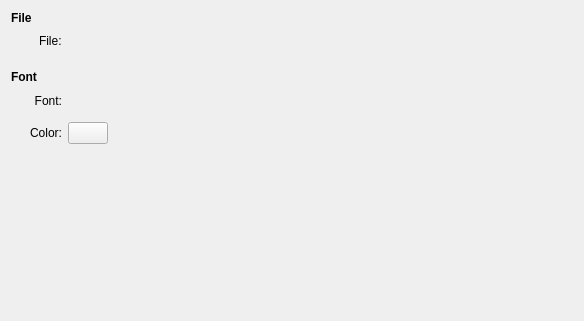
<ui version="4.0" >
 <class>fileWatcherConfig</class>
 <widget class="QWidget" name="fileWatcherConfig" >
  <property name="geometry" >
   <rect>
    <x>0</x>
    <y>0</y>
    <width>584</width>
    <height>321</height>
   </rect>
  </property>
  <property name="windowTitle" >
   <string>Configure File Watcher</string>
  </property>
  <layout class="QGridLayout" name="gridLayout" >
   <item row="0" column="0" colspan="2" >
    <widget class="QLabel" name="label_4" >
     <property name="font" >
      <font>
       <weight>75</weight>
       <bold>true</bold>
      </font>
     </property>
     <property name="text" >
      <string>File</string>
     </property>
    </widget>
   </item>
   <item row="1" column="0" >
    <spacer name="horizontalSpacer" >
     <property name="orientation" >
      <enum>Qt::Horizontal</enum>
     </property>
     <property name="sizeType" >
      <enum>QSizePolicy::Fixed</enum>
     </property>
     <property name="sizeHint" stdset="0" >
      <size>
       <width>13</width>
       <height>20</height>
      </size>
     </property>
    </spacer>
   </item>
   <item row="1" column="2" >
    <widget class="QLabel" name="label_2" >
     <property name="text" >
      <string>File:</string>
     </property>
    </widget>
   </item>
   <item row="3" column="0" colspan="3" >
    <widget class="QLabel" name="label_5" >
     <property name="font" >
      <font>
       <weight>75</weight>
       <bold>true</bold>
      </font>
     </property>
     <property name="text" >
      <string>Font</string>
     </property>
    </widget>
   </item>
   <item row="4" column="0" >
    <spacer name="horizontalSpacer_2" >
     <property name="orientation" >
      <enum>Qt::Horizontal</enum>
     </property>
     <property name="sizeType" >
      <enum>QSizePolicy::Fixed</enum>
     </property>
     <property name="sizeHint" stdset="0" >
      <size>
       <width>13</width>
       <height>22</height>
      </size>
     </property>
    </spacer>
   </item>
   <item row="4" column="1" colspan="2" >
    <widget class="QLabel" name="label_6" >
     <property name="text" >
      <string>Font:</string>
     </property>
     <property name="alignment" >
      <set>Qt::AlignRight|Qt::AlignTrailing|Qt::AlignVCenter</set>
     </property>
    </widget>
   </item>
   <item row="4" column="3" >
    <widget class="KFontRequester" name="fontRequester" />
   </item>
   <item row="6" column="1" colspan="2" >
    <widget class="QLabel" name="label_7" >
     <property name="text" >
      <string>Color:</string>
     </property>
     <property name="alignment" >
      <set>Qt::AlignRight|Qt::AlignTrailing|Qt::AlignVCenter</set>
     </property>
    </widget>
   </item>
   <item row="6" column="3" >
    <layout class="QHBoxLayout" name="horizontalLayout" >
     <item>
      <widget class="KColorButton" name="fontColorButton" />
     </item>
     <item>
      <spacer name="horizontalSpacer_3" >
       <property name="orientation" >
        <enum>Qt::Horizontal</enum>
       </property>
       <property name="sizeHint" stdset="0" >
        <size>
         <width>40</width>
         <height>20</height>
        </size>
       </property>
      </spacer>
     </item>
    </layout>
   </item>
   <item row="9" column="3" >
    <spacer name="verticalSpacer" >
     <property name="orientation" >
      <enum>Qt::Vertical</enum>
     </property>
     <property name="sizeHint" stdset="0" >
      <size>
       <width>389</width>
       <height>71</height>
      </size>
     </property>
    </spacer>
   </item>
   <item row="2" column="2" >
    <spacer name="verticalSpacer_2" >
     <property name="orientation" >
      <enum>Qt::Vertical</enum>
     </property>
     <property name="sizeType" >
      <enum>QSizePolicy::Fixed</enum>
     </property>
     <property name="sizeHint" stdset="0" >
      <size>
       <width>20</width>
       <height>13</height>
      </size>
     </property>
    </spacer>
   </item>
   <item row="7" column="2" >
    <spacer name="verticalSpacer_3" >
     <property name="orientation" >
      <enum>Qt::Vertical</enum>
     </property>
     <property name="sizeType" >
      <enum>QSizePolicy::Fixed</enum>
     </property>
     <property name="sizeHint" stdset="0" >
      <size>
       <width>20</width>
       <height>13</height>
      </size>
     </property>
    </spacer>
   </item>
   <item row="1" column="3" >
    <widget class="KUrlRequester" name="pathUrlRequester" />
   </item>
   <item row="5" column="2" >
    <spacer name="verticalSpacer_4" >
     <property name="orientation" >
      <enum>Qt::Vertical</enum>
     </property>
     <property name="sizeType" >
      <enum>QSizePolicy::Fixed</enum>
     </property>
     <property name="sizeHint" stdset="0" >
      <size>
       <width>20</width>
       <height>4</height>
      </size>
     </property>
    </spacer>
   </item>
  </layout>
 </widget>
 <customwidgets>
  <customwidget>
   <class>KColorButton</class>
   <extends>QPushButton</extends>
   <header>kcolorbutton.h</header>
  </customwidget>
  <customwidget>
   <class>KFontRequester</class>
   <extends>QWidget</extends>
   <header>kfontrequester.h</header>
  </customwidget>
  <customwidget>
   <class>KUrlRequester</class>
   <extends>QFrame</extends>
   <header>kurlrequester.h</header>
  </customwidget>
 </customwidgets>
 <resources/>
 <connections/>
</ui>
